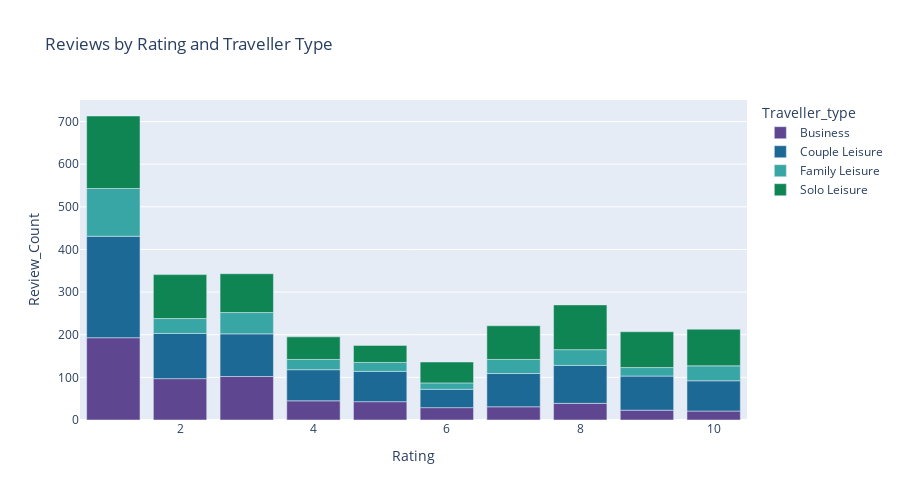

The notebook cell saved with this chart:
### Code cell
agg_data = airline_data.groupby(['Rating','Traveller_type']).size().reset_index(name='Review_Count')
agg_data = agg_data.sort_values(by=['Traveller_type','Rating'])
agg_data = agg_data.head(40)

fig = px.bar(
    agg_data,
    x='Rating',
    y='Review_Count',
    color='Traveller_type',
    title = 'Reviews by Rating and Traveller Type',
    color_discrete_sequence=px.colors.qualitative.Prism,
    height=500)
fig.show()

### Figure 1 — Plotly figure (JSON) as saved in the notebook; plotly's stock layout.template omitted (floating-point values rounded to 4 significant figures)
{"data": [{"alignmentgroup": "True", "hovertemplate": "Traveller_type=Business<br>Rating=%{x}<br>Review_Count=%{y}<extra></extra>", "legendgroup": "Business", "marker": {"color": "rgb(95, 70, 144)", "pattern": {"shape": ""}}, "name": "Business", "offsetgroup": "Business", "orientation": "v", "showlegend": true, "textposition": "auto", "x": [1.0, 2.0, 3.0, 4.0, 5.0, 6.0, 7.0, 8.0, 9.0, 10.0], "xaxis": "x", "y": [193, 97, 102, 45, 43, 29, 31, 39, 23, 21], "yaxis": "y", "type": "bar"}, {"alignmentgroup": "True", "hovertemplate": "Traveller_type=Couple Leisure<br>Rating=%{x}<br>Review_Count=%{y}<extra></extra>", "legendgroup": "Couple Leisure", "marker": {"color": "rgb(29, 105, 150)", "pattern": {"shape": ""}}, "name": "Couple Leisure", "offsetgroup": "Couple Leisure", "orientation": "v", "showlegend": true, "textposition": "auto", "x": [1.0, 2.0, 3.0, 4.0, 5.0, 6.0, 7.0, 8.0, 9.0, 10.0], "xaxis": "x", "y": [238, 106, 100, 73, 71, 43, 78, 89, 80, 71], "yaxis": "y", "type": "bar"}, {"alignmentgroup": "True", "hovertemplate": "Traveller_type=Family Leisure<br>Rating=%{x}<br>Review_Count=%{y}<extra></extra>", "legendgroup": "Family Leisure", "marker": {"color": "rgb(56, 166, 165)", "pattern": {"shape": ""}}, "name": "Family Leisure", "offsetgroup": "Family Leisure", "orientation": "v", "showlegend": true, "textposition": "auto", "x": [1.0, 2.0, 3.0, 4.0, 5.0, 6.0, 7.0, 8.0, 9.0, 10.0], "xaxis": "x", "y": [112, 35, 50, 24, 21, 15, 33, 37, 20, 35], "yaxis": "y", "type": "bar"}, {"alignmentgroup": "True", "hovertemplate": "Traveller_type=Solo Leisure<br>Rating=%{x}<br>Review_Count=%{y}<extra></extra>", "legendgroup": "Solo Leisure", "marker": {"color": "rgb(15, 133, 84)", "pattern": {"shape": ""}}, "name": "Solo Leisure", "offsetgroup": "Solo Leisure", "orientation": "v", "showlegend": true, "textposition": "auto", "x": [1.0, 2.0, 3.0, 4.0, 5.0, 6.0, 7.0, 8.0, 9.0, 10.0], "xaxis": "x", "y": [170, 103, 91, 53, 40, 49, 79, 105, 84, 86], "yaxis": "y", "type": "bar"}], "layout": {"xaxis": {"anchor": "y", "domain": [0.0, 1.0], "title": {"text": "Rating"}}, "yaxis": {"anchor": "x", "domain": [0.0, 1.0], "title": {"text": "Review_Count"}}, "legend": {"title": {"text": "Traveller_type"}, "tracegroupgap": 0}, "title": {"text": "Reviews by Rating and Traveller Type"}, "barmode": "relative", "height": 500}}
